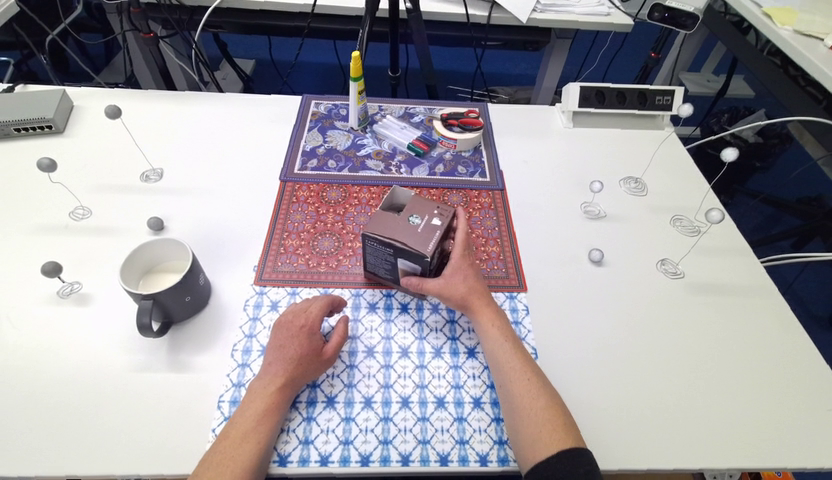
#> input picture datasets/sample/image.png, 832 x 480 px; its folder holds only this picture in this run
$ python -i augmentation.py   (imports and definitions only)
#> lines starting #> are read from the running program, lines starting #| are printed output that depends on the picture
#> further down, picture is the input picture: shape (480, 832, 3); mean B, G, R 160.6, 155.4, 159.9
import numpy as np
import cv2
import random
import math
import torch
import copy
# from mmcv.transforms.utils import avoid_cache_randomness, cache_randomness
from typing import List, Optional, Sequence, Tuple, Union

from baselines.egoforce.utils.rotations import rotation_6d_to_matrix_np, matrix_to_rotation_6d_np


# [603 lines left out: functions get_aug_config, generate_patch_image, generate_patch_mask, rotate_2d, gen_trans_from_patch_cv, augmentation and 11 more, not called in this run]


class HandColorAugmentation:
    def __init__(self, prob: float = 1.0):
        self.prob = prob

    def __call__(self, img):
        # Apply augmentations with a certain probability
        if np.random.rand() < self.prob:
            img = self.apply_augmentations(img)

        return img

    def apply_augmentations(self, img):
        n_augmentations = np.random.randint(1, 5)
        aug_count = 0

        # Random Brightness Adjustment
        if np.random.rand() < 0.5:
            value = np.random.uniform(-50, 50)
            hsv = cv2.cvtColor(img, cv2.COLOR_BGR2HSV).astype(np.float32)
            hsv[..., 2] = np.clip(hsv[..., 2] + value, 0, 255)
            img = cv2.cvtColor(hsv.astype(np.uint8), cv2.COLOR_HSV2BGR)
            aug_count += 1
        if aug_count >= n_augmentations: return img

        # Random Contrast Adjustment
        if np.random.rand() < 0.5:
            alpha = np.random.uniform(0.5, 1.5)
            img = cv2.convertScaleAbs(img, alpha=alpha, beta=0)
            aug_count += 1
        if aug_count >= n_augmentations: return img

        # Random Saturation Adjustment
        if np.random.rand() < 0.5:
            saturation_scale = np.random.uniform(0.5, 1.5)
            hsv = cv2.cvtColor(img, cv2.COLOR_BGR2HSV).astype(np.float32)
            hsv[..., 1] *= saturation_scale
            hsv[..., 1] = np.clip(hsv[..., 1], 0, 255)
            img = cv2.cvtColor(hsv.astype(np.uint8), cv2.COLOR_HSV2BGR)
            aug_count += 1
        if aug_count >= n_augmentations: return img

        # Random Hue Adjustment
        if np.random.rand() < 0.5:
            hue_delta = np.random.randint(-10, 10)
            hsv = cv2.cvtColor(img, cv2.COLOR_BGR2HSV).astype(np.int32)
            hsv[..., 0] = (hsv[..., 0] + hue_delta) % 180
            img = cv2.cvtColor(hsv.astype(np.uint8), cv2.COLOR_HSV2BGR)
            aug_count += 1
        if aug_count >= n_augmentations: return img

        # Grayscale Conversion
        if np.random.rand() < 0.5:
            img_gray = cv2.cvtColor(img, cv2.COLOR_BGR2GRAY)
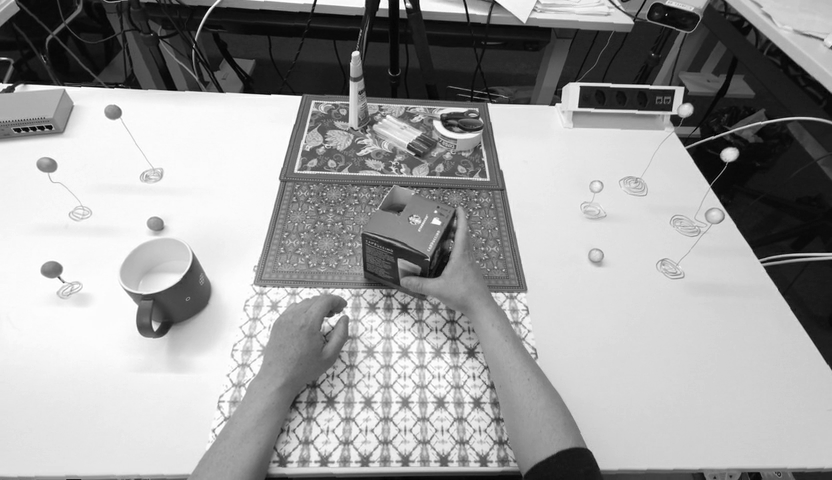
#> img_gray: shape (480, 832); min 0, max 255, mean 157.4
            img = cv2.cvtColor(img_gray, cv2.COLOR_GRAY2BGR)
            aug_count += 1
        if aug_count >= n_augmentations: return img

        # Gamma Correction
        if np.random.rand() < 0.5:
            gamma = np.random.uniform(0.5, 1.5)
            inv_gamma = 1.0 / gamma
            table = np.array([((i / 255.0) ** inv_gamma) * 255 for i in np.arange(256)]).astype("uint8")
            img = cv2.LUT(img, table)
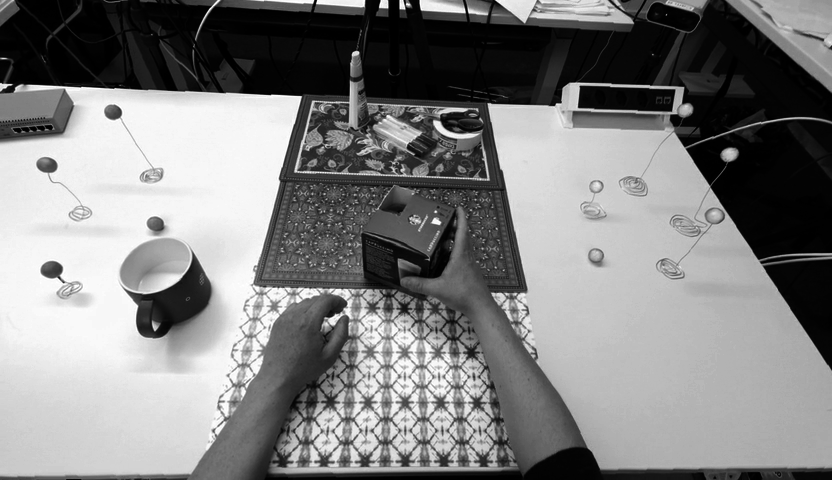
#> img: shape (480, 832, 3); min 0, max 255, mean 128.7
            aug_count += 1
        if aug_count >= n_augmentations: return img

        # Exposure Adjustment
        if np.random.rand() < 0.5:
            exposure = np.random.uniform(0.5, 1.5)
            img = cv2.convertScaleAbs(img, alpha=exposure, beta=0)
            aug_count += 1
        if aug_count >= n_augmentations: return img

        # Blurring
        if np.random.rand() < 0.5:
            ksize = np.random.choice([3, 5, 7])
            img = cv2.GaussianBlur(img, (ksize, ksize), 0)
            aug_count += 1
        if aug_count >= n_augmentations: return img

        # Channel Swapping
        if np.random.rand() < 0.5:
            img = img[..., np.random.permutation(3)]
            aug_count += 1
        if aug_count >= n_augmentations: return img

        # Color Jitter
        if np.random.rand() < 0.5:
            brightness = np.random.uniform(0.8, 1.2)
            contrast = np.random.uniform(0.8, 1.2)
            saturation = np.random.uniform(0.8, 1.2)
            hue = np.random.uniform(-10, 10)

            # Adjust brightness and contrast
            img = cv2.convertScaleAbs(img, alpha=contrast, beta=brightness * 50 - 25)

            # Adjust saturation and hue
            hsv = cv2.cvtColor(img, cv2.COLOR_BGR2HSV).astype(np.float32)
            hsv[..., 1] *= saturation
            hsv[..., 1] = np.clip(hsv[..., 1], 0, 255)
            hsv[..., 0] = (hsv[..., 0] + hue) % 180
            img = cv2.cvtColor(hsv.astype(np.uint8), cv2.COLOR_HSV2BGR)
            aug_count += 1
        if aug_count >= n_augmentations: return img

        return img


class CutMix:
    # [98 lines left out: functions __init__, _get_random_image, __repr__, __call__, not called in this run]


_REFLECTION_MAT = np.diag(np.array([-1.0, 1.0, 1.0]))  # mirror across X

def _mirror_rot_matrix(R):
    """Apply *X* reflection S R S (supports arbitrary batch shapes)."""
    return _REFLECTION_MAT @ R @ _REFLECTION_MAT


# [64 lines left out: functions _mirror_axis_angle, _mirror_rot_6d, flip_mano_params, flip_arm_parms, flip_kpt2d, flip_bbox and 1 more, not called in this run]


def flip_image(image):
    image_flipped = cv2.flip(image, 1)
    return image_flipped


# [21 lines left out: functions flip_camera_intrinsics, flip_camera_params, not called in this run]

>>> import cv2
>>> picture = cv2.imread('../../../datasets/sample/image.png')
>>> result = HandColorAugmentation()(picture)
